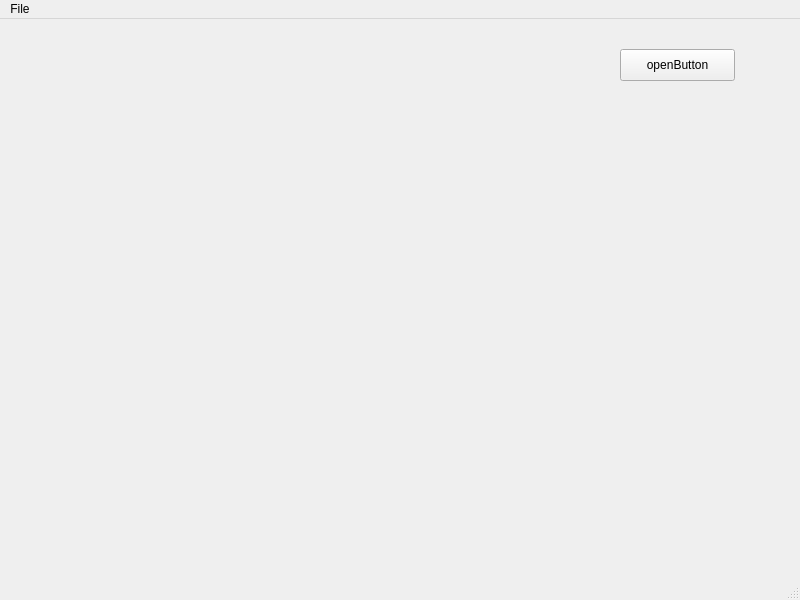
<?xml version="1.0" encoding="UTF-8"?>
<ui version="4.0">
 <class>MainWindow</class>
 <widget class="QMainWindow" name="MainWindow">
  <property name="geometry">
   <rect>
    <x>0</x>
    <y>0</y>
    <width>800</width>
    <height>600</height>
   </rect>
  </property>
  <property name="windowTitle">
   <string>MainWindow</string>
  </property>
  <widget class="QWidget" name="centralwidget">
   <widget class="QLabel" name="label">
    <property name="geometry">
     <rect>
      <x>50</x>
      <y>40</y>
      <width>451</width>
      <height>481</height>
     </rect>
    </property>
    <property name="text">
     <string/>
    </property>
   </widget>
   <widget class="QPushButton" name="pushButton">
    <property name="geometry">
     <rect>
      <x>620</x>
      <y>30</y>
      <width>115</width>
      <height>32</height>
     </rect>
    </property>
    <property name="text">
     <string>openButton</string>
    </property>
   </widget>
  </widget>
  <widget class="QMenuBar" name="menubar">
   <property name="geometry">
    <rect>
     <x>0</x>
     <y>0</y>
     <width>800</width>
     <height>22</height>
    </rect>
   </property>
   <widget class="QMenu" name="menuFile">
    <property name="title">
     <string>File</string>
    </property>
    <addaction name="actionOpen"/>
    <addaction name="actionExit_2"/>
   </widget>
   <addaction name="menuFile"/>
  </widget>
  <widget class="QStatusBar" name="statusbar"/>
  <action name="actionOpen">
   <property name="text">
    <string>Open</string>
   </property>
  </action>
  <action name="actionExit">
   <property name="text">
    <string>Exit</string>
   </property>
  </action>
  <action name="actionExit_2">
   <property name="text">
    <string>Exit</string>
   </property>
  </action>
 </widget>
 <resources/>
 <connections>
  <connection>
   <sender>pushButton</sender>
   <signal>clicked()</signal>
   <receiver>label</receiver>
   <slot>clear()</slot>
   <hints>
    <hint type="sourcelabel">
     <x>656</x>
     <y>66</y>
    </hint>
    <hint type="destinationlabel">
     <x>338</x>
     <y>137</y>
    </hint>
   </hints>
  </connection>
 </connections>
</ui>
